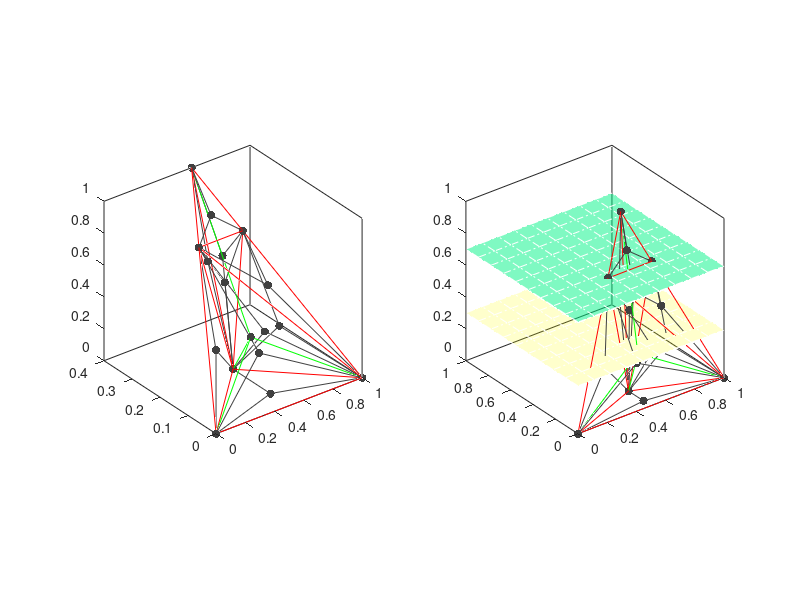

The MATLAB script that drew this image:
function visLayer3()

nodes = [ ...
	1.0 0.0 0.0; ...
	0.0 0.0 0.0; ...
	0.6 0.4 1.0; ...
	0.5 0.2 0.0; ...
	0.72 0.27999999999999997 0.7; ...
	0.42 0.27999999999999997 0.7; ...
	0.5066666666666667 0.29333333333333333 0.5666666666666667; ...
	0.7133333333333333 0.18666666666666665 0.4666666666666666; ...
	0.58 0.32 0.7999999999999999; ...
	0.7399999999999999 0.16 0.2333333333333333; ...
	0.6066666666666666 0.29333333333333333 0.5666666666666667; ...
	0.64 0.16 0.2333333333333333; ...
	0.5466666666666666 0.25333333333333335 0.4666666666666666; ...
	0.5 0.06666666666666667 0.0; ...
	0.30666666666666664 0.16 0.2333333333333333; ...
	0.47333333333333333 0.09333333333333332 0.2333333333333333; ...
	0.525 0.15000000000000002 0.25; ...
];


X = linspace(0, 1, 10);
Y = linspace(0, 1, 10);
[ XX, YY ] = meshgrid(X,Y);

disp( XX);
disp( YY);


ZZ1 = ones(10, 10)*0.3;
ZZ2 = ones(10, 10)*0.7;

subplot(1,2,1);
surf(XX,YY, ZZ1, 'FaceAlpha',0.2, 'EdgeColor', [1 1 1], 'LineStyle', '-.', 'FaceColor', 'c', 'FaceLighting', 'flat');

grey = [.25 .25 .25];
scatter3(nodes(:,1),nodes(:,2),nodes(:,3),'filled','MarkerFaceColor',grey)
axis vis3d
#l = line([0.01 0.99], [0.01 0.99], [0.8 0.8], "linestyle", "--", "color", "b");

grid off
box on

s = [1 4 6 3 4 2 1 1 4 3 4 3 ];
e = [6 5 5 4 1 6 2 5 2 6 6 5 ];
n = nan(1,12);



color = [1 0 0];
lx = [nodes(s',1)'; nodes(e',1)'; n];
ly = [nodes(s',2)'; nodes(e',2)'; n];
lz = [nodes(s',3)'; nodes(e',3)'; n];
l = line(lx(:),ly(:),lz(:),'Color',color);

s = [14 16 8 16 15 11 13 10 11 12 8 7 7 14 8 9 14 10 7 12 15 13 10 11 13 9 15 16 9 12 ];
e = [4 1 1 2 2 4 5 5 3 1 5 3 4 2 6 3 1 1 6 6 6 6 4 5 4 5 4 6 6 4 ];
n = nan(1,30);

color = [0.25 0.25 0.25];
lx = [nodes(s',1)'; nodes(e',1)'; n];
ly = [nodes(s',2)'; nodes(e',2)'; n];
lz = [nodes(s',3)'; nodes(e',3)'; n];
l = line(lx(:),ly(:),lz(:),'Color',color);

s = [17 17 17 17 ];
e = [1 2 4 3 ];
n = nan(1,4);

color = [0 1 0];
lx = [nodes(s',1)'; nodes(e',1)'; n];
ly = [nodes(s',2)'; nodes(e',2)'; n];
lz = [nodes(s',3)'; nodes(e',3)'; n];
l = line(lx(:),ly(:),lz(:),'Color',color);

h3 = subplot(1,2,2);
colormap(h3,'winter');
surf(XX,YY, ZZ2, 'FaceAlpha',0.5, 'EdgeColor', [1 1 1], 'LineStyle', '-.', 'FaceColor', 'flat', 'FaceLighting', 'flat');

hold;

surf(XX,YY, ZZ1, 'FaceAlpha',0.2, 'EdgeColor', [1 1 1], 'LineStyle', '-.', 'FaceColor', 'y', 'FaceLighting', 'flat');



grey = [.25 .25 .25];
scatter3(nodes(:,1),nodes(:,2),nodes(:,3),'filled','MarkerFaceColor',grey)
axis vis3d

grid off
box on

s = [1 4 6 3 4 2 1 1 4 3 4 3 ];
e = [6 5 5 4 1 6 2 5 2 6 6 5 ];
n = nan(1,12);



color = [1 0 0];
lx = [nodes(s',1)'; nodes(e',1)'; n];
ly = [nodes(s',2)'; nodes(e',2)'; n];
lz = [nodes(s',3)'; nodes(e',3)'; n];
l = line(lx(:),ly(:),lz(:),'Color',color);

s = [14 16 8 16 15 11 13 10 11 12 8 7 7 14 8 9 14 10 7 12 15 13 10 11 13 9 15 16 9 12 ];
e = [4 1 1 2 2 4 5 5 3 1 5 3 4 2 6 3 1 1 6 6 6 6 4 5 4 5 4 6 6 4 ];
n = nan(1,30);

color = [0.25 0.25 0.25];
lx = [nodes(s',1)'; nodes(e',1)'; n];
ly = [nodes(s',2)'; nodes(e',2)'; n];
lz = [nodes(s',3)'; nodes(e',3)'; n];
l = line(lx(:),ly(:),lz(:),'Color',color);

s = [17 17 17 17 ];
e = [1 2 4 3 ];
n = nan(1,4);

color = [0 1 0];
lx = [nodes(s',1)'; nodes(e',1)'; n];
ly = [nodes(s',2)'; nodes(e',2)'; n];
lz = [nodes(s',3)'; nodes(e',3)'; n];
l = line(lx(:),ly(:),lz(:),'Color',color);

end
